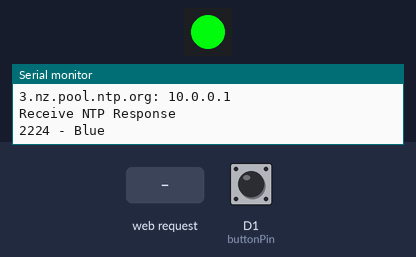
A sketch run on a simulated ESP8266 (NodeMCU). Shown: 1 RGB LEDs in strip order, left to right, the last lines printed to the serial monitor. Inputs (shaded band) come from the test bench; at power-on: D1 (buttonPin) HIGH. Dim RGB values are drawn brighter than linear; WiFi joins after 1.5 s; servers stay silent unless stated.

Above: at 3.0 s.
3.1 s: D1 (buttonPin) pulled LOW for 1 s
At 4.0 s:
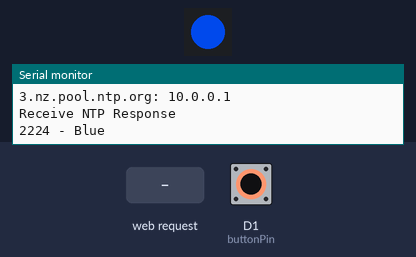
6.1 s: HTTP request GET /off received
At 8.8 s:
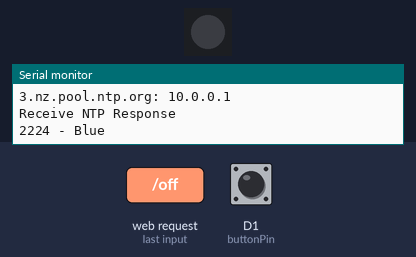
9.1 s: D1 (buttonPin) pulled LOW for 3.2 s
At 13.4 s:
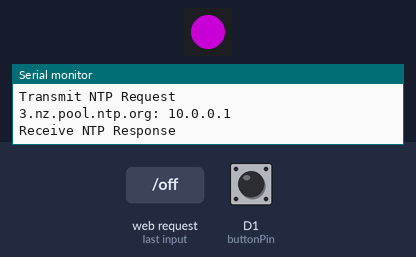
15.3 s: D1 (buttonPin) pulled LOW for 1 s
At 17.58 s:
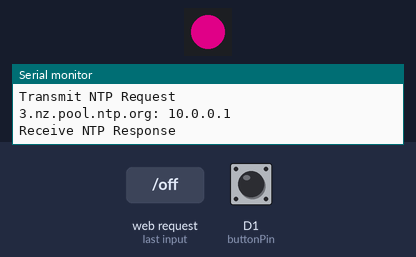
Timing chart, 0 to 20.3 s (numbered marks = the images above; inputs shaded):
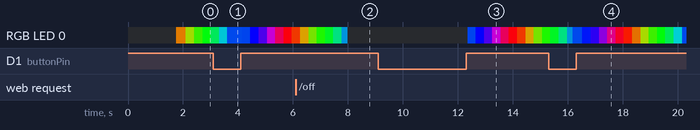

Measured:
- after the input at 9.1 s, RGB LED 0: off → RGB(0, 57, 198) after 3.3 s, → RGB(3, 0, 252) 0.30 s later, → RGB(63, 0, 192) 0.30 s later, → RGB(123, 0, 132) 0.30 s later, … (10 changes in this stretch)

The sketch:

HackaSpoka.ino
```cpp
// (licence header left out)
#include <ArduinoOTA.h>        // Also calls ESP8266WiFi.h and WiFiUdp.h
#include <WiFiManager.h>       // Also calls ESP8266WiFi.h, ESP8266WebServer.h, DNSServer.h and WiFiUdp.h

#include <TimeLib.h>           // Library to hangle the clock
#include <ESP8266WebServer.h>  // Library for the Web Server
#include <ESP8266mDNS.h>       // Also calls ESP8266WiFi.h and WiFiUdp.h
#include <Adafruit_NeoPixel.h> // Also calls Arduino.h

const char* OTAName = "SpokaBoo";      // Name of device as displayed in Arduino
const char* OTAPassword = "OTAP@ssw0rd";  // Password for Arduino to proceed with upload

#define buttonPin D1           // Define pin for mode switch (pulled up)
#define pixelPin D2             // Define pin that the data line for first NeoPixel
#define pixelCount 1           // How many NeoPixels are you using?

time_t dayStarts = 630;        // Time Spoka starts his day
time_t nightStarts = 1845;     // Time Spoka goes to bed

byte colourPos = 30;           // Default Colour (NB: 30 is Yellow, 150 is a nice Blue)

// NTP Servers:
static const char ntpServerName[] = "3.nz.pool.ntp.org";  // NTP server to use
const int timeZone = 12;       // New Zealand Time

const char* lightOnOff = "true";
int buttonState;               // the current reading from the input pin
int lastButtonState = LOW;     // the previous reading from the input pin
long lastDebounceTime = 0;     // the last time the output pin was toggled
long debounceDelay = 50;       // the debounce time; increase if the output flickers
time_t prevDisplay = 0;        // when the digital clock was displayed
time_t fourDigitTime = 0;      // Four Digit 24 Hour Clock
unsigned int localPort = 8888; // local port to listen for UDP packets

Adafruit_NeoPixel pixels = Adafruit_NeoPixel(pixelCount, pixelPin, NEO_GRB + NEO_KHZ800);

WiFiUDP Udp;
time_t getNtpTime();
void sendNTPpacket(IPAddress &address);

ESP8266WebServer server(80);

void handleRoot() {
  char temp[400];
  const char* bgColour = "FFF700";
  if (colourPos == 150) bgColour = "0062FF";
  snprintf ( temp, 400,

"<html>\
  <head>\
    <meta http-equiv='refresh' content='60'/>\
    <title>HackASpoka</title>\
    <style>\
      body { background-color: #%s; font-family: Arial, Helvetica, Sans-Serif; Color: #000088; text-align: center }\
    </style>\
  </head>\
  <body>\
    <h2>Spoka thinks the time is</h2>\
    <h1>%02d:%02d<\h1>\
  </body>\
</html>",
    bgColour,hour(),minute()
  );
  server.send ( 200, "text/html", temp );
}

void handleOn() {

  char temp[400];
  pixels.setBrightness(255);
  for(uint16_t i=0; i<pixels.numPixels(); i++) {
    pixels.setPixelColor(i, Wheel(colourPos & 255));
  }
  pixels.show();
  lightOnOff = "true";

  snprintf ( temp, 400,

"<html>\
  <body>\
    <h1>Light On<\h1>\
  </body>\
</html>"
  );
  server.send ( 200, "text/html", temp );
}

void handleOff() {

  char temp[400];
  pixels.setBrightness(0);
  pixels.show();
  lightOnOff = "false";

  snprintf ( temp, 400,

"<html>\
  <body>\
    <h1>Light Off<\h1>\
  </body>\
</html>"
  );
  server.send ( 200, "text/html", temp );
}

void handleStatus() {

  char temp[400];

  snprintf ( temp, 400, lightOnOff );
  server.send ( 200, "text/html", temp );
}

void setup() {
  Serial.begin(9600);
  delay(250);

  WiFiManager wifiManager;
  wifiManager.autoConnect();

  ArduinoOTA.setHostname(OTAName);
  ArduinoOTA.setPassword(OTAPassword);
  ArduinoOTA.onStart([]() {
    Serial.println("Start");
  });
  ArduinoOTA.onEnd([]() {
    Serial.println("\nEnd");
  });
  ArduinoOTA.onProgress([](unsigned int progress, unsigned int total) {
    Serial.printf("Progress: %u%%\r", (progress / (total / 100)));
  });
  ArduinoOTA.onError([](ota_error_t error) {
    Serial.printf("Error[%u]: ", error);
    if (error == OTA_AUTH_ERROR) Serial.println("Auth Failed");
    else if (error == OTA_BEGIN_ERROR) Serial.println("Begin Failed");
    else if (error == OTA_CONNECT_ERROR) Serial.println("Connect Failed");
    else if (error == OTA_RECEIVE_ERROR) Serial.println("Receive Failed");
    else if (error == OTA_END_ERROR) Serial.println("End Failed");
  });
  ArduinoOTA.begin();

  server.on("/", handleRoot);
  server.on("/on", handleOn);
  server.on("/off", handleOff);
  server.on("/status", handleStatus);
  server.begin();
  Serial.println("HTTP server started");

  pinMode(buttonPin, INPUT_PULLUP);
  pixels.begin(); // This initializes the NeoPixel library.

  for(uint16_t i=0; i<pixels.numPixels(); i++) {
    pixels.setPixelColor(i, Wheel(colourPos & 255));
  }
  pixels.show();

  Udp.begin(localPort);
  Serial.print("NTP Local port: ");
  Serial.println(Udp.localPort());
  Serial.println("waiting for sync");
  setSyncProvider(getNtpTime);
  setSyncInterval(10);
}

void loop() {
  ArduinoOTA.handle();
  server.handleClient();

  int reading = digitalRead(buttonPin);
  if (reading != lastButtonState) {
    lastDebounceTime = millis();
  }

  if ((millis() - lastDebounceTime) > debounceDelay) {
    if (reading != buttonState) {
      if (buttonState = reading == HIGH) {
        rainbow(254);
      }
    }
   }
  lastButtonState = reading;

  if (timeStatus() != timeNotSet) {
    fourDigitTime = (hour()*100) + minute();
    if (fourDigitTime != prevDisplay) { // update the display only if time has changed
      Serial.print(prevDisplay = fourDigitTime);

      if (fourDigitTime >= dayStarts && fourDigitTime < nightStarts) {
        Serial.print(" - Yellow");
        if (colourPos == 150) rainbow(134);
      } else {
        Serial.print(" - Blue");
        if (colourPos == 30) rainbow(119);
      }
      Serial.println();
    }
  }
}

void rainbow(uint8_t colourMove) {

  pixels.setBrightness(255);
  lightOnOff = "true";

  for(uint16_t j=0; j<=colourMove; j++) {

    colourPos++;
    if (colourPos>=255) { colourPos = 0; }

    for(uint16_t i=0; i<pixels.numPixels(); i++) {
      pixels.setPixelColor(i, Wheel(colourPos & 255));
    }
    pixels.show();
    delay(15);
  }
}

// Input a value 0 to 255 to get a color value.
// The colours are a transition r - g - b - back to r.

int32_t Wheel(byte WheelPos) {
  WheelPos = 255 - WheelPos;
  if(WheelPos < 85) {
    return pixels.Color(255 - WheelPos * 3, 0, WheelPos * 3);
  }
  if(WheelPos < 170) {
    WheelPos -= 85;
    return pixels.Color(0, WheelPos * 3, 255 - WheelPos * 3);
  }
  WheelPos -= 170;
  return pixels.Color(WheelPos * 3, 255 - WheelPos * 3, 0);
}

/*-------- NTP code ----------*/

const int NTP_PACKET_SIZE = 48; // NTP time is in the first 48 bytes of message
byte packetBuffer[NTP_PACKET_SIZE]; //buffer to hold incoming & outgoing packets

time_t getNtpTime()
{
  IPAddress ntpServerIP; // NTP server's ip address

  while (Udp.parsePacket() > 0) ; // discard any previously received packets
  Serial.println("Transmit NTP Request");
  // get a random server from the pool
  WiFi.hostByName(ntpServerName, ntpServerIP);
  Serial.print(ntpServerName);
  Serial.print(": ");
  Serial.println(ntpServerIP);
  sendNTPpacket(ntpServerIP);
  uint32_t beginWait = millis();
  while (millis() - beginWait < 1500) {
    int size = Udp.parsePacket();
    if (size >= NTP_PACKET_SIZE) {
      Serial.println("Receive NTP Response");
      setSyncInterval(1200);
      Udp.read(packetBuffer, NTP_PACKET_SIZE);  // read packet into the buffer
      unsigned long secsSince1900;
      // convert four bytes starting at location 40 to a long integer
      secsSince1900 =  (unsigned long)packetBuffer[40] << 24;
      secsSince1900 |= (unsigned long)packetBuffer[41] << 16;
      secsSince1900 |= (unsigned long)packetBuffer[42] << 8;
      secsSince1900 |= (unsigned long)packetBuffer[43];
      return secsSince1900 - 2208988800UL + timeZone * SECS_PER_HOUR;
    }
  }
  Serial.println("NTP Server Not Responding");
  return 0;
}

// send an NTP request to the time server at the given address
void sendNTPpacket(IPAddress &address)
{
  // set all bytes in the buffer to 0
  memset(packetBuffer, 0, NTP_PACKET_SIZE);
  // Initialize values needed to form NTP request
  // (see URL above for details on the packets)
  packetBuffer[0] = 0b11100011;   // LI, Version, Mode
  packetBuffer[1] = 0;     // Stratum, or type of clock
  packetBuffer[2] = 6;     // Polling Interval
  packetBuffer[3] = 0xEC;  // Peer Clock Precision
  // 8 bytes of zero for Root Delay & Root Dispersion
  packetBuffer[12] = 49;
  packetBuffer[13] = 0x4E;
  packetBuffer[14] = 49;
  packetBuffer[15] = 52;
  // all NTP fields have been given values, now
  // you can send a packet requesting a timestamp:
  Udp.beginPacket(address, 123); //NTP requests are to port 123
  Udp.write(packetBuffer, NTP_PACKET_SIZE);
  Udp.endPacket();
}
```
